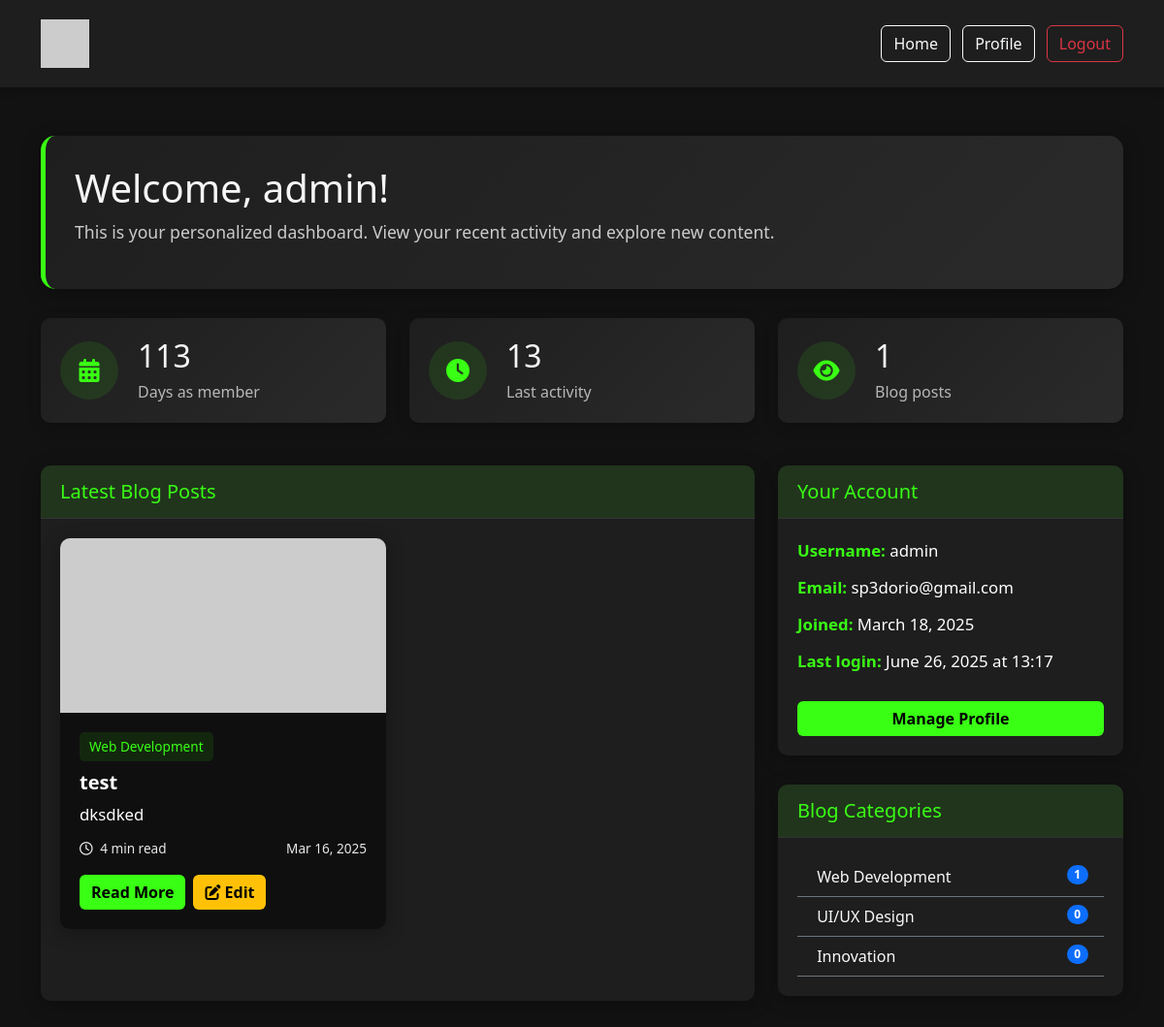
Page /dashboard (signed in) on the earlier database version.
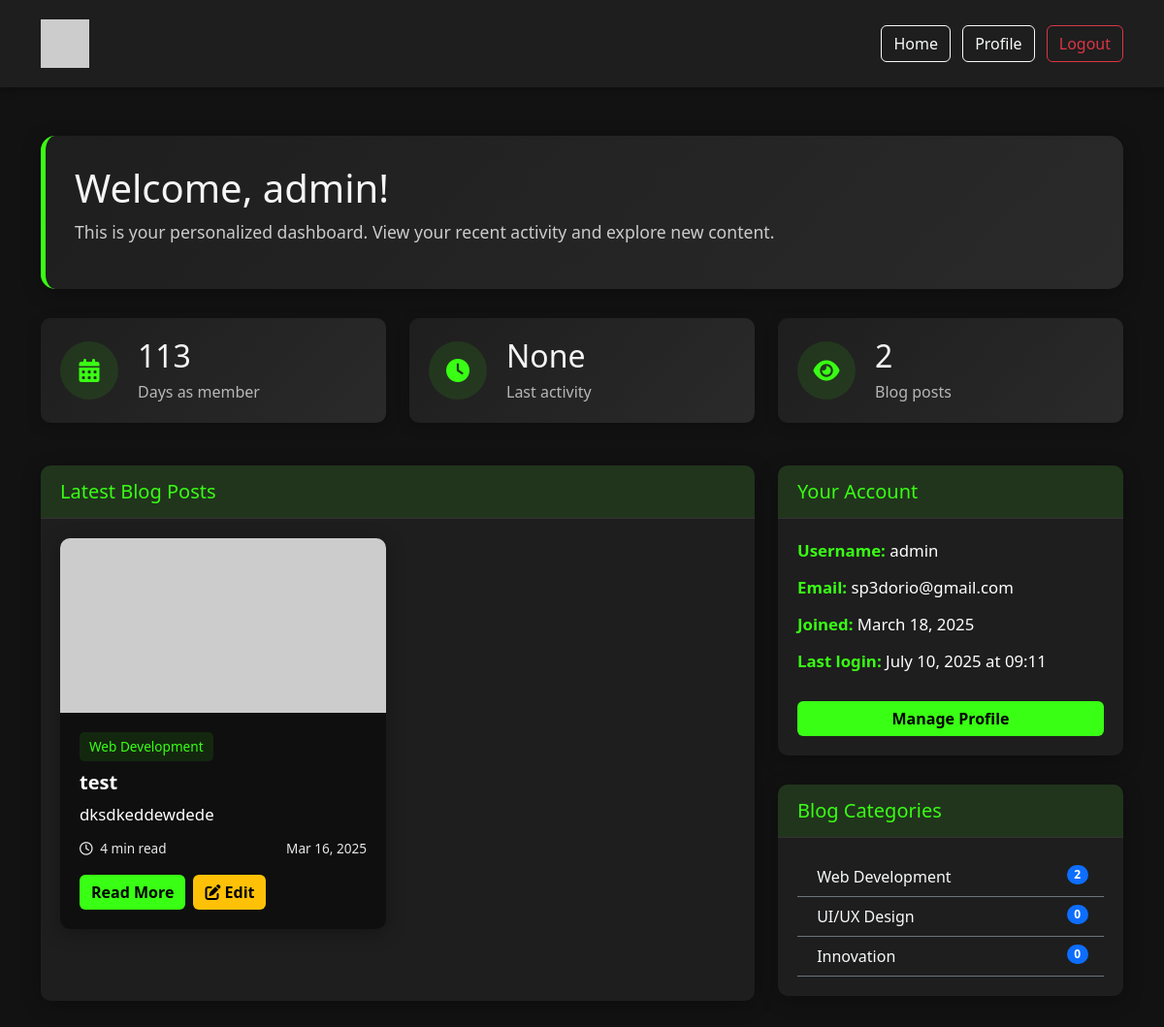
Same page on the later database version.
### backend/app.py (models this page shows, shortened)
class Post(db.Model):
    id = db.Column(db.Integer, primary_key=True)
    title = db.Column(db.String(200), nullable=False)
    slug = db.Column(db.String(200), unique=True, nullable=False)
    content = db.Column(db.Text, nullable=False)
    summary = db.Column(db.String(300), nullable=True)
    featured_image = db.Column(db.String(200), nullable=True)
    read_time = db.Column(db.Integer, default=5)
    created_at = db.Column(db.DateTime, default=datetime.utcnow)
    updated_at = db.Column(db.DateTime, default=datetime.utcnow, onupdate=datetime.utcnow)
    published = db.Column(db.Boolean, default=False)
    category_id = db.Column(db.Integer, db.ForeignKey('category.id'), nullable=False)
    user_id = db.Column(db.Integer, db.ForeignKey('user.id'), nullable=False)

class User(UserMixin, db.Model):
    id = db.Column(db.Integer, primary_key=True)
    username = db.Column(db.String(80), unique=True, nullable=False)
    email = db.Column(db.String(120), unique=True, nullable=False)
    password_hash = db.Column(db.String(128))
    created_at = db.Column(db.DateTime, default=datetime.utcnow)
    last_login = db.Column(db.DateTime)
    posts = db.relationship('Post', backref='author', lazy=True)

class Category(db.Model):
    id = db.Column(db.Integer, primary_key=True)
    name = db.Column(db.String(50), unique=True, nullable=False)
    slug = db.Column(db.String(50), unique=True, nullable=False)
    icon = db.Column(db.String(50), nullable=True)
    posts = db.relationship('Post', backref='category', lazy=True)

### backend/app.py (the view)
@app.route('/dashboard')
@login_required
def dashboard():
    template_path = os.path.join(app.root_path, 'templates', 'auth', 'dashboard.html')
    if not os.path.exists(template_path):
        print(f"WARNING: Dashboard template not found at {template_path}")
        flash("Dashboard template not found. Please check your installation.", "danger")
        return redirect(url_for('index'))
    try:
        if current_user.created_at:
            delta = datetime.utcnow() - current_user.created_at
            days_since_joined = delta.days
        else:
            days_since_joined = 0
        days_since_last_login = None
        if current_user.last_login:
            delta = datetime.utcnow() - current_user.last_login
            if delta.days > 0:
                days_since_last_login = delta.days
        total_posts = Post.query.count()
        recent_posts = Post.query.filter_by(user_id=current_user.id, published=True).order_by(Post.created_at.desc()).limit(4).all()
        categories = Category.query.all()
        return render_template('auth/dashboard.html',
                            days_since_joined=days_since_joined,
                            days_since_last_login=days_since_last_login,
                            total_posts=total_posts,
                            recent_posts=recent_posts,
                            categories=categories)
    except Exception as e:
        print(f"Error in dashboard route: {str(e)}")
        flash(f"Error loading dashboard: {str(e)}", "danger")
        return redirect(url_for('index'))

### backend/app.py (called while the page is built)
@login_manager.user_loader
def load_user(user_id):
    return User.query.get(int(user_id))

### backend/templates/auth/dashboard.html (shortened to what the changed rows need)
<!DOCTYPE html>
<html lang="en">
<head>
    <link href="https://cdn.jsdelivr.net/npm/bootstrap@5.3.0/dist/css/bootstrap.min.css" rel="stylesheet">
    <link rel="stylesheet" href="https://cdnjs.cloudflare.com/ajax/libs/font-awesome/6.0.0/css/all.min.css">
</head>
<body>
    <div class="container dashboard-container">
        <div class="welcome-card">
            <h1>Welcome, {{ current_user.username }}!</h1>
            <p>This is your personalized dashboard. View your recent activity and explore new content.</p>
        </div>
        <div class="row">
            <div class="col-md-4">
                <div class="stat-card">
                    <div class="stat-info">
                        <h3>{{ days_since_last_login|default('Today') }}</h3>
                        <p>Last activity</p>
                    </div>
                </div>
            </div>
            <div class="col-md-4">
                <div class="stat-card">
                    <div class="stat-info">
                        <h3>{{ total_posts }}</h3>
                        <p>Blog posts</p>
                    </div>
                </div>
            </div>
        </div>
        <div class="row mt-4">
            <div class="col-md-8">
                <div class="card">
                    <div class="card-body">
                        <div class="row">
                            {% for post in recent_posts %}
                            <div class="col-md-6 mb-4">
                                <div class="card post-card">
                                    {% if post.featured_image %}
                                    <img src="{{ url_for('static', filename='uploads/' + post.featured_image) }}" class="card-img-top" alt="{{ post.title }}">
                                    {% else %}
                                    <img src="https://via.placeholder.com/300x180?text=No+Image" class="card-img-top" alt="No Image">
                                    {% endif %}
                                    <div class="card-body">
                                        <span class="post-category">{{ post.category.name }}</span>
                                        <h5 class="card-title">{{ post.title }}</h5>
                                        <p class="card-text">{{ post.summary[:100] + '...' if post.summary and post.summary|length > 100 else post.summary }}</p>
                                        <div class="post-meta d-flex justify-content-between">
                                            <span><i class="far fa-clock me-1"></i> {{ post.read_time }} min read</span>
                                            <span>{{ post.created_at.strftime('%b %d, %Y') }}</span>
                                        </div>
                                        <div class="d-flex mt-3">
                                            <a href="/api/posts/{{ post.slug }}" class="btn btn-primary me-2">Read More</a>
                                            <a href="{{ url_for('user_edit_post', id=post.id) }}" class="btn btn-warning">
                                                <i class="fas fa-edit"></i> Edit
                                            </a>
                                        </div>
                                    </div>
                                </div>
                            </div>
                            {% else %}
                            <div class="col-12">
                                <p>No posts yet. Check back soon for new content!</p>
                            </div>
                            {% endfor %}
                        </div>
                    </div>
                </div>
            </div>
            <div class="col-md-4">
                <div class="card">
                    <div class="card-body">
                        <p><strong>Username:</strong> {{ current_user.username }}</p>
                        <p><strong>Email:</strong> {{ current_user.email }}</p>
                        <p><strong>Joined:</strong> {{ current_user.created_at.strftime('%B %d, %Y') }}</p>
                        <p><strong>Last login:</strong> {{ current_user.last_login.strftime('%B %d, %Y at %H:%M') if current_user.last_login else 'Never' }}</p>
                        <a href="{{ url_for('profile') }}" class="btn btn-primary w-100 mt-3">Manage Profile</a>
                    </div>
                </div>
                <div class="card mt-4">
                    <div class="card-body">
                        <ul class="list-group list-group-flush bg-transparent">
                            {% for category in categories %}
                            <li class="list-group-item bg-transparent border-bottom border-secondary text-light">
                                <i class="fas fa-{{ category.icon }}"></i> {{ category.name }}
                                <span class="badge bg-primary rounded-pill float-end">{{ category.posts|length }}</span>
                            </li>
                            {% else %}
                            <li class="list-group-item bg-transparent text-light">No categories found</li>
                            {% endfor %}
                        </ul>
                    </div>
                </div>
            </div>
        </div>
    </div>
</body>
</html>

Differences in the rows shown:
changed User "admin": last_login "June 26, 2025 at 13:17" → "July 10, 2025 at 09:11"
changed Post "test": summary "dksdked" → "dksdkeddewdede"
computed for Category "Web Development": posts|length "1" → "2"
Other differences:
{{ days_since_last_login|default('Today') }}: "13" → "None"
{{ total_posts }}: "1" → "2"
